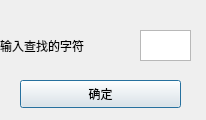
<?xml version="1.0" encoding="UTF-8"?>
<ui version="4.0">
 <class>Dialog</class>
 <widget class="QDialog" name="Dialog">
  <property name="geometry">
   <rect>
    <x>0</x>
    <y>0</y>
    <width>206</width>
    <height>120</height>
   </rect>
  </property>
  <property name="windowTitle">
   <string>Dialog</string>
  </property>
  <widget class="QTextEdit" name="textEdit">
   <property name="geometry">
    <rect>
     <x>140</x>
     <y>30</y>
     <width>51</width>
     <height>31</height>
    </rect>
   </property>
  </widget>
  <widget class="QPushButton" name="pushButton">
   <property name="geometry">
    <rect>
     <x>20</x>
     <y>80</y>
     <width>161</width>
     <height>28</height>
    </rect>
   </property>
   <property name="text">
    <string>确定</string>
   </property>
  </widget>
  <widget class="QLabel" name="label">
   <property name="geometry">
    <rect>
     <x>0</x>
     <y>30</y>
     <width>131</width>
     <height>31</height>
    </rect>
   </property>
   <property name="text">
    <string>输入查找的字符</string>
   </property>
  </widget>
 </widget>
 <resources/>
 <connections/>
</ui>
